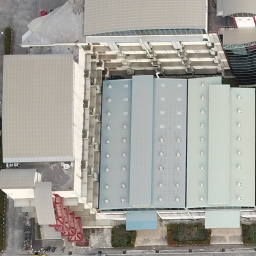
#> input picture Building/Building10.jpg, 256 x 256 px, given in place of Carxxx.jpg, which was not available
$ python watershed.py   (Python 2 division)
#> lines starting #> are read from the running program, lines starting #| are printed output that depends on the picture; pictures that were not available may be replaced by others from this repository, and a replacement may not be noted
import cv2
import numpy as np
from matplotlib import pyplot as plt

'''img = cv2.imread('Building3.jpg')
gray = cv2.cvtColor(img,cv2.COLOR_BGR2GRAY)
gray = np.float32(gray)
dst = cv2.cornerHarris(gray,2,3,0.04)
dst = cv2.dilate(dst,None)
img[dst>0.6*dst.max()]=[255,0,255]
cv2.imshow('dst',img)'''


'''img = cv2.imread('Building3.jpg')
gray = cv2.cvtColor(img,cv2.COLOR_BGR2GRAY)

corners = cv2.goodFeaturesToTrack(gray,4,0.9,10)
corners = np.int0(corners)

for i in corners:
    x,y = i.ravel()
    cv2.circle(img,(x,y),3,255,-1)

plt.imshow(img),plt.show()'''

'''img = cv2.imread('Tree16.jpg')
gray= cv2.cvtColor(img,cv2.COLOR_BGR2GRAY)

sift = cv2.xfeatures2d.SIFT_create()

kp, des = sift.detectAndCompute(gray,None)
print(kp)
print(des)
img=cv2.drawKeypoints(gray,kp,img)

cv2.imwrite('sift_keypoints.jpg',img)'''


'''img = cv2.imread('Tree60.jpg',0)
surf = cv2.xfeatures2d.SURF_create(1000)
kp, des = surf.detectAndCompute(img,None)
print(len(kp))
img2 = cv2.drawKeypoints(img,kp,None,(255,0,0),4)
plt.imshow(img2),plt.show()'''


MIN_MATCH_COUNT = 20

img1 = cv2.imread('Carxxx.jpg',0)          # queryImage
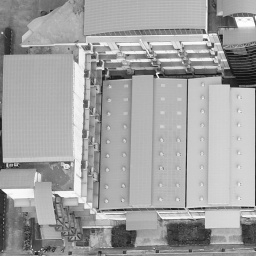
#> img1: shape (256, 256); min 15, max 255, mean 162.4
img2 = cv2.imread('Building1.jpg',0) # trainImage
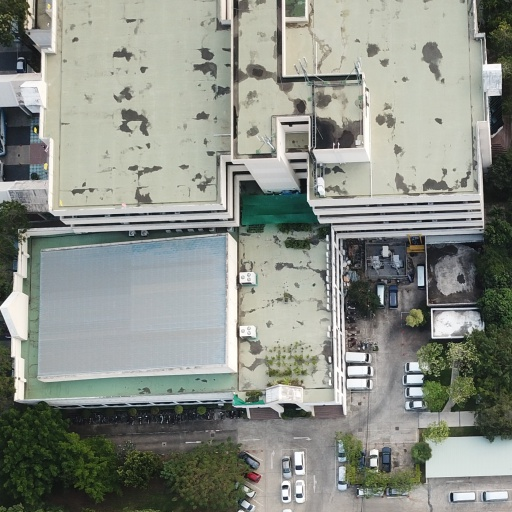
#> input picture Building/Building1.jpg, 512 x 512 px, found by its file name
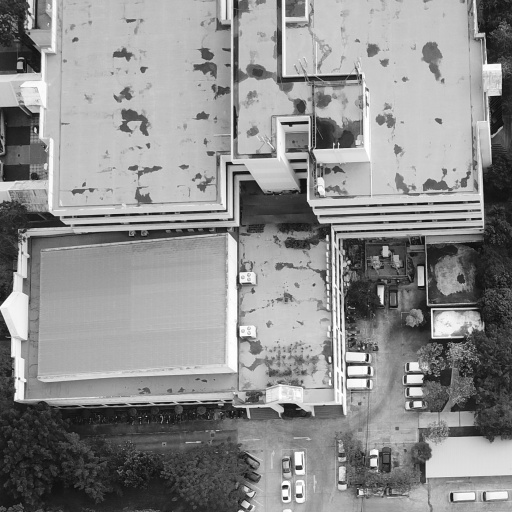
#> img2: shape (512, 512); min 9, max 255, mean 141.5

sift = cv2.xfeatures2d.SIFT_create()

# find the keypoints and descriptors with SIFT
kp1, des1 = sift.detectAndCompute(img1,None)
#> kp1 = 468 keypoints; strongest (x, y, size): (157, 73, 1.8), (206, 40, 1.8), (242, 207, 1.9), (221, 37, 3.5)
kp2, des2 = sift.detectAndCompute(img2,None)
#> kp2 = 1800 keypoints; strongest (x, y, size): (286, 498, 2.6), (285, 487, 3.1), (299, 468, 3.4), (480, 219, 1.8)

FLANN_INDEX_KDTREE = 0
index_params = dict(algorithm = FLANN_INDEX_KDTREE, trees = 5)
search_params = dict(checks = 50)

flann = cv2.FlannBasedMatcher(index_params, search_params)

matches = flann.knnMatch(des1,des2,k=2)
#> matches = 468 matches

# store all the good matches as per Lowe's ratio test.
good = []
for m,n in matches:
    if m.distance < 0.7*n.distance:
        good.append(m)
#> after the loop, good = []

if len(good)>MIN_MATCH_COUNT:
    src_pts = np.float32([ kp1[m.queryIdx].pt for m in good ]).reshape(-1,1,2)
    dst_pts = np.float32([ kp2[m.trainIdx].pt for m in good ]).reshape(-1,1,2)

    M, mask = cv2.findHomography(src_pts, dst_pts, cv2.RANSAC,5.0)
    matchesMask = mask.ravel().tolist()

    h,w = img1.shape
    pts = np.float32([ [0,0],[0,h-1],[w-1,h-1],[w-1,0] ]).reshape(-1,1,2)
    dst = cv2.perspectiveTransform(pts,M)

    img2 = cv2.polylines(img2,[np.int32(dst)],True,255,3, cv2.LINE_AA)

else:
    print("Not enough matches are found")
    #print ("Not enough matches are found - %d/%d" % (len(good),MIN_MATCH_COUNT)
    matchesMask = None
draw_params = dict(matchColor = (0,255,0), # draw matches in green color
                   singlePointColor = None,
                   matchesMask = matchesMask, # draw only inliers
                   flags = 2)

img3 = cv2.drawMatches(img1,kp1,img2,kp2,good,None,**draw_params)
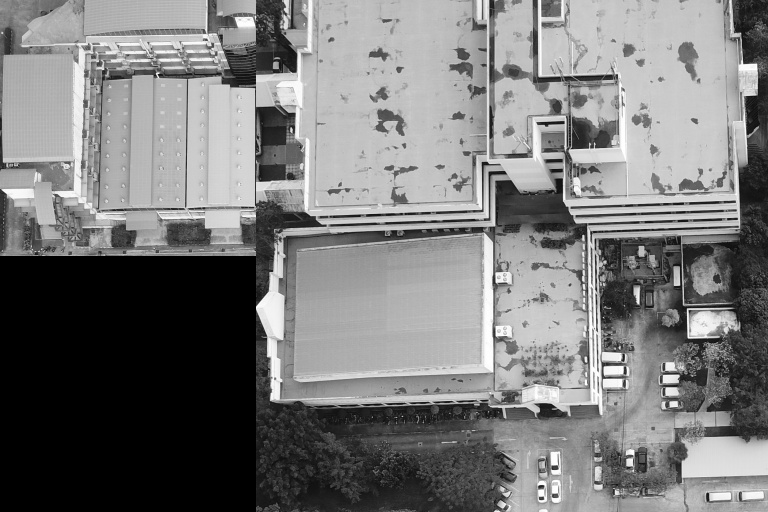
#> img3: shape (512, 768, 3); min 0, max 255, mean 121.4
if matchesMask != None:
    print(len(matchesMask))
else:
    print('0')
plt.imshow(img3, 'gray'),plt.show()


k = cv2.waitKey(0)
#> (key Esc is pressed here)
if k == 27:
    cv2.destroyAllWindows()
